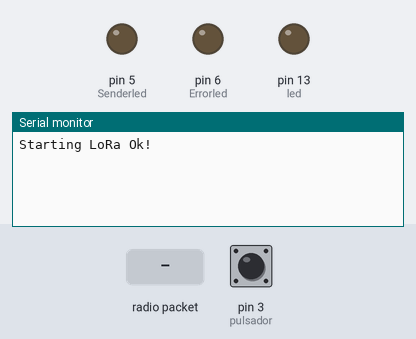
The sketch below on a simulated Arduino Uno, built with avr-gcc and run on an emulated ATmega328P. On the bench: output pins drawn as LEDs (lit = HIGH), the last lines printed to the serial monitor. The inputs (shaded band) are chosen by the test bench; at power-on: pin 3 (pulsador) HIGH. No radio packets arrive unless stated.

Above: at 1.2 s.
1.3 s: pin 3 (pulsador) pulled LOW for 0.15 s
At 2.7 s:
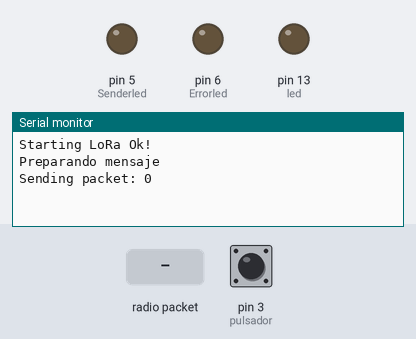
3.1 s: radio packet "1" arrives
At 3.7 s:
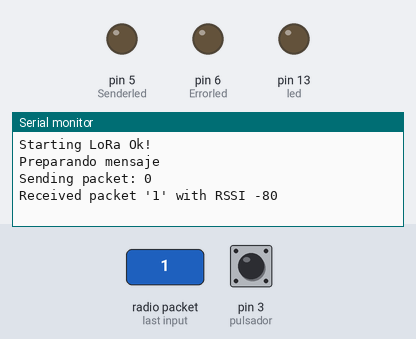

The sketch:

lora_mqtt.ino
```cpp
#include <Wire.h>
#include <SPI.h>
#include <LoRa.h>

#define debouncing_time  200

#define pulsador 3
#define led 13

#define loraFrequency 915000000

int state_pulsador;
int lectura;

int counter = 0;
int Senderled = 5;
int Errorled = 6;
int deviceID = 12345;

///////////////////////////////////////////////////////////////////////////////////////////

void interrupt_pulsador() {
  state_pulsador ++;
}

void send_lora() {
  if(state_pulsador == 2) {
    lectura = digitalRead(pulsador);
    delay(debouncing_time);
    if(lectura == digitalRead(pulsador)){
      Serial.println("Preparando mensaje");
      write_lora_mesagge();
    }
  }
  if(state_pulsador >= 2) {
    state_pulsador = 0;
  }
}

void write_lora_mesagge(){
  digitalWrite(Senderled, LOW);
  digitalWrite(Errorled, LOW);

  Serial.print("Sending packet: ");
  Serial.println(counter);


  LoRa.beginPacket();
  LoRa.setTxPower(2);
  LoRa.setSyncWord(0x34);
  LoRa.print("<12345>Hello From LoRA");
  //LoRa.print("<Hola>");

  LoRa.print(counter);
  LoRa.endPacket();

  counter++;
}

void recive_lora(){
  int packetSize = LoRa.parsePacket();
  if (packetSize) {

    Serial.print("Received packet '");

    while (LoRa.available()) {
      Serial.print((char)LoRa.read());
    }

    Serial.print("' with RSSI ");
    Serial.println(LoRa.packetRssi());
    //delay(1000);
  }
}

///////////////////////////////////////////////////////////////////////////////////////////

void setup() {
  Serial.begin(9600);
  pinMode(pulsador, INPUT_PULLUP);
  attachInterrupt(digitalPinToInterrupt(pulsador), interrupt_pulsador, CHANGE);
  pinMode(led,OUTPUT);

  state_pulsador = 0;

  pinMode(Senderled, OUTPUT);
  pinMode(Errorled, OUTPUT);
  digitalWrite(Senderled, LOW);
  digitalWrite(Errorled, LOW);

  if (!LoRa.begin(loraFrequency)) {
    Serial.println("Starting LoRa failed!");
    while (1);
  }else {
      Serial.println("Starting LoRa Ok!");
  }

}

void loop() {
  send_lora();
  recive_lora();
//  delay(500);
}
```

Measured:
- after the input at 1.3 s, the serial monitor: prints a new line after 0.35 s (image 1)
- after the input at 3.1 s, the serial monitor: prints a new line at once (image 2)
